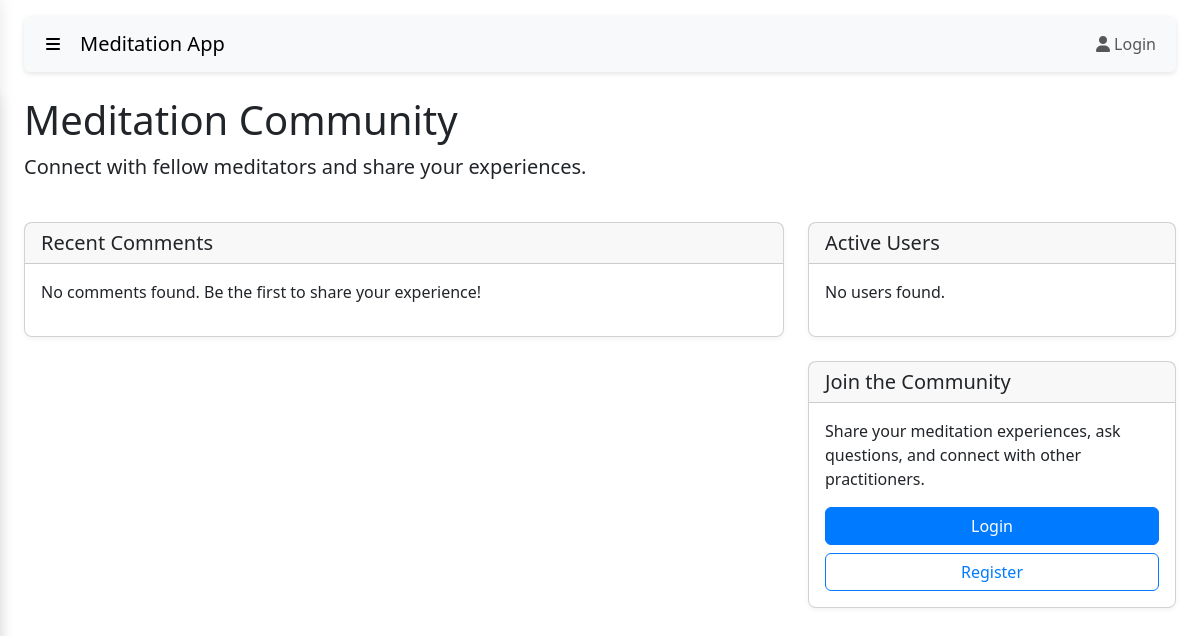
/community/, run on an earlier commit of the app's database.
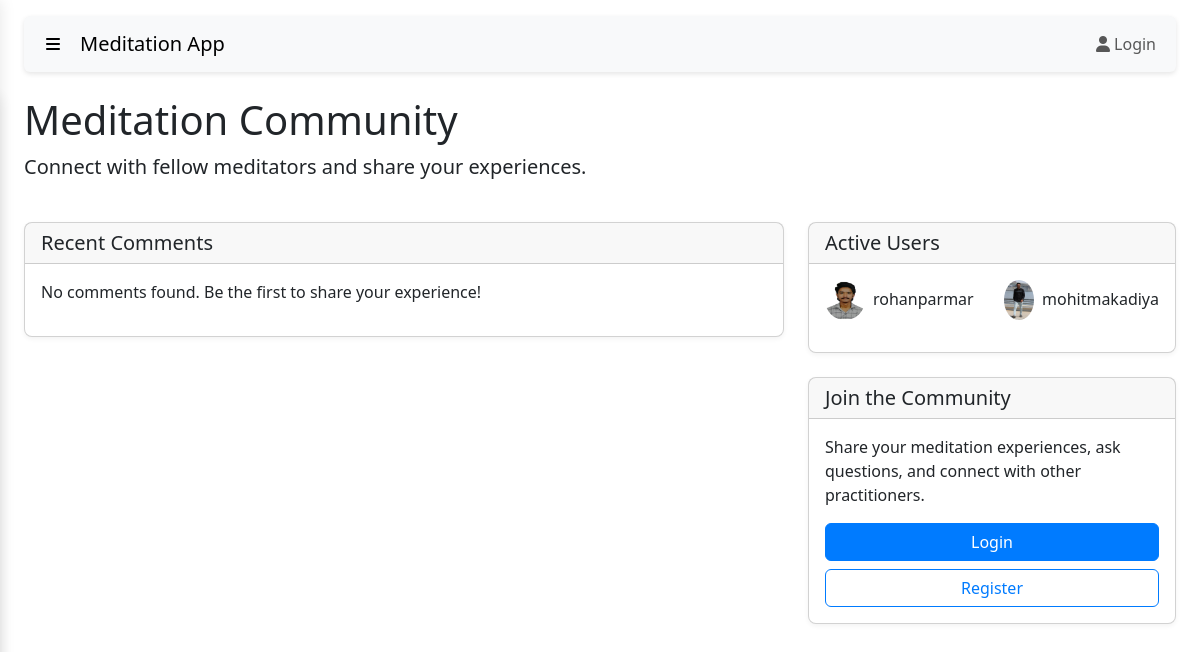
And on a later commit of the database.
### meditation/models.py (models this page shows, shortened)
class User(models.Model):
    username = models.CharField(max_length=100, unique=True)
    email = models.EmailField(unique=True)
    bio = models.TextField(blank=True, null=True)
    profile_pic = models.ImageField(upload_to='profile_pics/', blank=True, null=True)
    joined_date = models.DateTimeField(auto_now_add=True)
    favorite_techniques = models.ManyToManyField(MeditationTechnique, related_name='favorited_by', blank=True)

### meditation/views.py (the view)
# urls.py: path('community/', views.community, name='community'),
def community(request):
    recent_comments = Comment.objects.all().order_by('-created_at')[:20]
    users = User.objects.all()[:10]  # Show some users
    context = {
        'comments': recent_comments,
        'users': users,
    }
    return render(request, 'community.html', context)

### templates/community.html (shortened to what this page needs)
{% extends 'base.html' %}
{% block content %}
<div class="row">
    <div class="col-12">
        <h1>Meditation Community</h1>
        <p class="lead">Connect with fellow meditators and share your experiences.</p>
    </div>
</div>
<div class="row mt-4">
    <div class="col-md-8">
        <div class="card mb-4">
            <div class="card-header">
                <h5 class="mb-0">Recent Comments</h5>
            </div>
            <div class="card-body">
                {% for comment in comments %}
                <div class="d-flex mb-4">
                    <div class="flex-shrink-0">
                        {% if comment.user.profile_pic %}
                        <img src="{{ comment.user.profile_pic.url }}" class="rounded-circle" width="50" height="50" alt="{{ comment.user.username }}">
                        {% else %}
                        <div class="rounded-circle bg-secondary text-white d-flex justify-content-center align-items-center" style="width: 50px; height: 50px;">
                            <i class="fas fa-user"></i>
                        </div>
                        {% endif %}
                    </div>
                    <div class="flex-grow-1 ms-3">
                        <div class="d-flex justify-content-between">
                            <h6 class="mb-0">{{ comment.user.username }}</h6>
                            <small class="text-muted">{{ comment.created_at|date:"F j, Y" }}</small>
                        </div>
                        <small class="text-muted">On <a href="{% url 'meditation:technique_detail' comment.technique.id %}">{{ comment.technique.name }}</a></small>
                        <p class="mt-1">{{ comment.content }}</p>
                    </div>
                </div>
                {% empty %}
                <p>No comments found. Be the first to share your experience!</p>
                {% endfor %}
            </div>
        </div>
    </div>
    <div class="col-md-4">
        <div class="card mb-4">
            <div class="card-header">
                <h5 class="mb-0">Active Users</h5>
            </div>
            <div class="card-body">
                <div class="row">
                    {% for user in users %}
                    <div class="col-6 mb-3">
                        <div class="d-flex align-items-center">
                            {% if user.profile_pic %}
                            <img src="{{ user.profile_pic.url }}" class="rounded-circle me-2" width="40" height="40" alt="{{ user.username }}">
                            {% else %}
                            <div class="rounded-circle bg-secondary text-white d-flex justify-content-center align-items-center me-2" style="width: 40px; height: 40px;">
                                <i class="fas fa-user"></i>
                            </div>
                            {% endif %}
                            <div>
                                <h6 class="mb-0">{{ user.username }}</h6>
                            </div>
                        </div>
                    </div>
                    {% empty %}
                    <div class="col-12">
                        <p>No users found.</p>
                    </div>
                    {% endfor %}
                </div>
            </div>
        </div>
        <div class="card">
            <div class="card-header">
                <h5 class="mb-0">Join the Community</h5>
            </div>
            <div class="card-body">
                <p>Share your meditation experiences, ask questions, and connect with other practitioners.</p>
                <div class="d-grid gap-2">
                    <a href="{% url 'users:login' %}" class="btn btn-primary">Login</a>
                    <a href="{% url 'users:register' %}" class="btn btn-outline-primary">Register</a>
                </div>
            </div>
        </div>
    </div>
</div>
{% endblock %}

What changed in the data, as far as the page shows it:
added User: profile_pic (picture), username "rohanparmar"
added User: profile_pic (picture), username "mohitmakadiya"
Also different on the page:
text no longer shown: "No users found."
